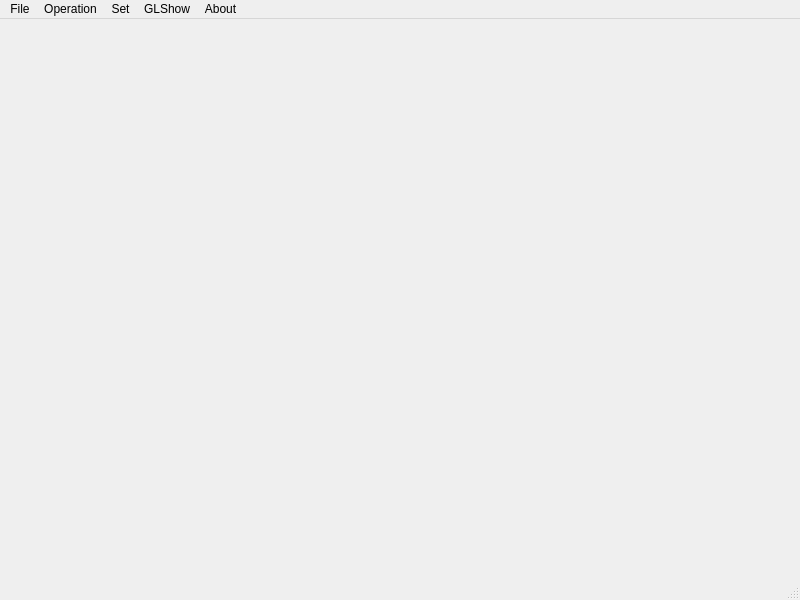
<?xml version="1.0" encoding="UTF-8"?>
<ui version="4.0">
 <class>MainWindow</class>
 <widget class="QMainWindow" name="MainWindow">
  <property name="geometry">
   <rect>
    <x>0</x>
    <y>0</y>
    <width>800</width>
    <height>600</height>
   </rect>
  </property>
  <property name="windowTitle">
   <string>BSpline Reconstruction</string>
  </property>
  <widget class="QWidget" name="centralwidget"/>
  <widget class="QMenuBar" name="menubar">
   <property name="geometry">
    <rect>
     <x>0</x>
     <y>0</y>
     <width>800</width>
     <height>28</height>
    </rect>
   </property>
   <widget class="QMenu" name="menu">
    <property name="title">
     <string>File</string>
    </property>
    <addaction name="readaction"/>
   </widget>
   <widget class="QMenu" name="menu_2">
    <property name="title">
     <string>Operation</string>
    </property>
    <widget class="QMenu" name="menuBsurface">
     <property name="title">
      <string>Bsurface</string>
     </property>
     <addaction name="actionsurodinary"/>
     <addaction name="actionBubble_2"/>
    </widget>
    <widget class="QMenu" name="menuBspline">
     <property name="title">
      <string>Bspline</string>
     </property>
     <addaction name="actionOrdinary"/>
     <addaction name="actionBubble"/>
    </widget>
    <addaction name="menuBspline"/>
    <addaction name="menuBsurface"/>
   </widget>
   <widget class="QMenu" name="menuAbout">
    <property name="title">
     <string>About</string>
    </property>
    <addaction name="actionAbout"/>
   </widget>
   <widget class="QMenu" name="menuSet">
    <property name="title">
     <string>Set</string>
    </property>
    <addaction name="actionParam_dialog"/>
   </widget>
   <widget class="QMenu" name="menuGLShow">
    <property name="title">
     <string>GLShow</string>
    </property>
    <addaction name="actioncontour"/>
    <addaction name="actionSource"/>
    <addaction name="actionClear"/>
   </widget>
   <addaction name="menu"/>
   <addaction name="menu_2"/>
   <addaction name="menuSet"/>
   <addaction name="menuGLShow"/>
   <addaction name="menuAbout"/>
  </widget>
  <widget class="QStatusBar" name="statusbar"/>
  <action name="readaction">
   <property name="text">
    <string>Read</string>
   </property>
  </action>
  <action name="actionOrdinary">
   <property name="text">
    <string>ordinary</string>
   </property>
  </action>
  <action name="actionBubble">
   <property name="text">
    <string>bubble</string>
   </property>
  </action>
  <action name="actionsurodinary">
   <property name="text">
    <string>ordinary</string>
   </property>
  </action>
  <action name="actionBubble_2">
   <property name="text">
    <string>bubble</string>
   </property>
  </action>
  <action name="actionAbout">
   <property name="text">
    <string>about</string>
   </property>
  </action>
  <action name="actionParam_dialog">
   <property name="text">
    <string>param dialog</string>
   </property>
  </action>
  <action name="actionClear">
   <property name="text">
    <string>clear</string>
   </property>
  </action>
  <action name="actioncontour">
   <property name="text">
    <string>contour</string>
   </property>
  </action>
  <action name="actionSource">
   <property name="text">
    <string>source</string>
   </property>
  </action>
 </widget>
 <resources/>
 <connections/>
</ui>
